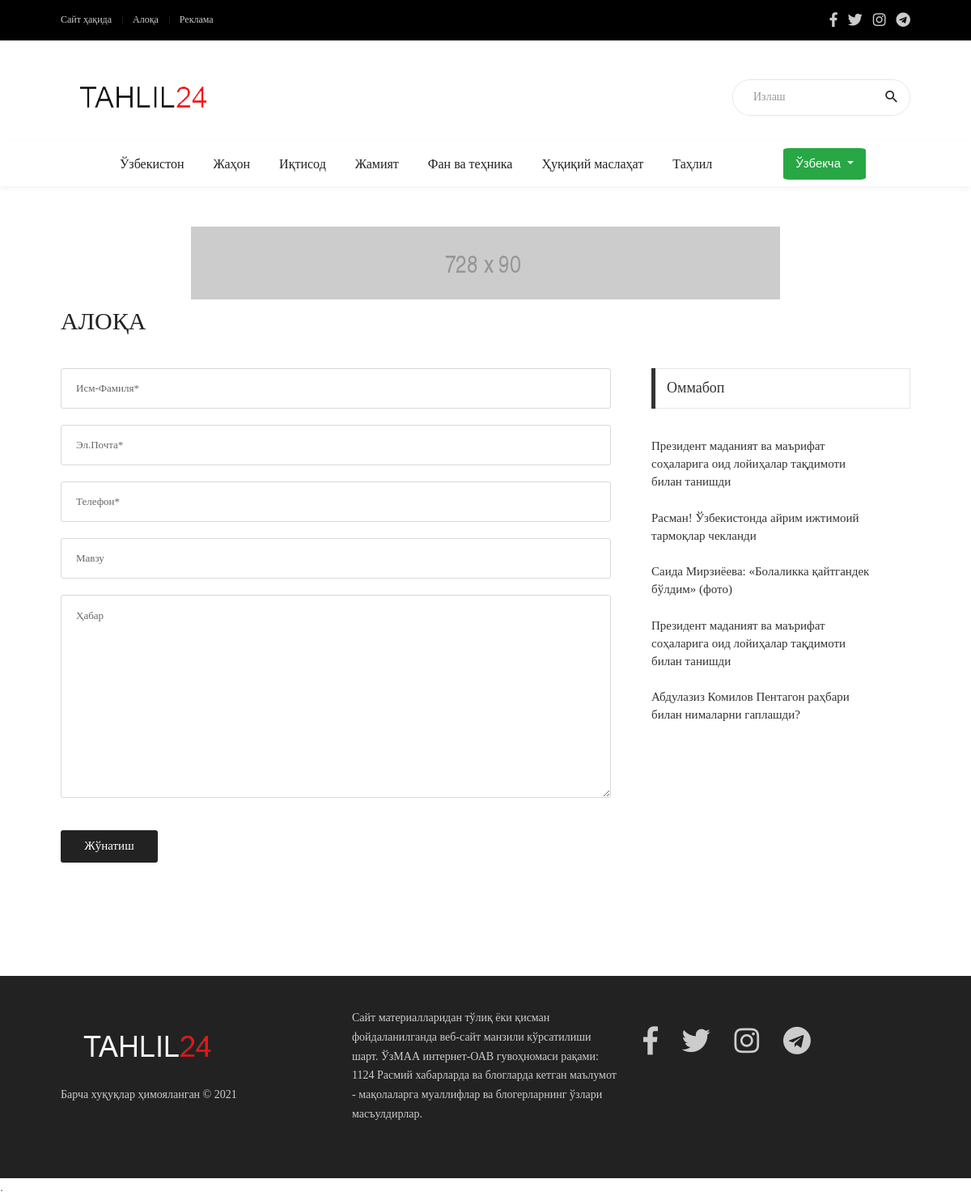
The app's page /contact/, older data.
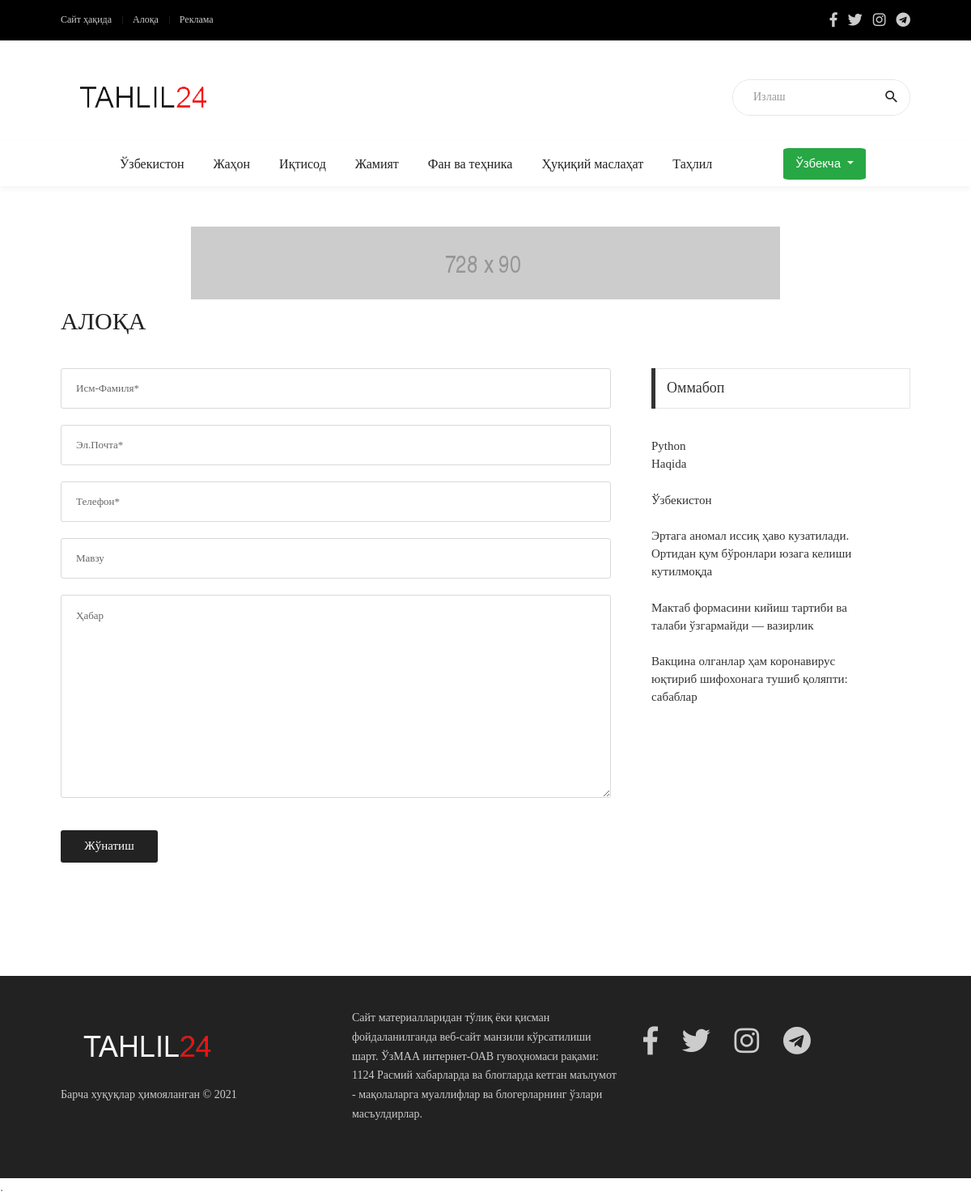
The same page, newer data.
### post/models.py (models this page shows, shortened)
class Posts(models.Model):
    user = models.ForeignKey(User,verbose_name='Muallif', on_delete=models.CASCADE)
    category = models.ForeignKey(Category,verbose_name='Xabar turi',
                                 on_delete=models.CASCADE)
    title = models.CharField(verbose_name='Xabar nomi',
                             max_length=255)
    image = models.ImageField(verbose_name='Asosiy rasim')
    content_mini = models.CharField(verbose_name='Xabardan kichik parcha', max_length=350)
    content = RichTextUploadingField(verbose_name='Xabar')
    views_post = models.ManyToManyField(IpModel, related_name='post_view', blank=True)
    add_time = models.DateField(verbose_name='Add post',
                                    auto_now_add=True)
    time_post = models.TimeField(auto_now_add=True)
    tags_new = TaggableManager()
    post_type = models.CharField(verbose_name="Post Turi", choices=POST_CHOICES, max_length=10 ,default='Default', null=True, blank=True)
    class Meta:
        verbose_name = 'Post'
        verbose_name_plural='Posts'
        ordering = ['-title']

### contac_us/views.py (the view)
# urls.py: path('', views.index, name='contact'),
def index(request):
    model = Posts
    actual_post = Posts.objects.all().order_by('-views_post')[0:5]
    form = ContactForm()
    if request.method =="POST":
        form = ContactForm(request.POST)
        if form.is_valid():
            form.save()
            form  = ContactForm()
            messages.success(request, "Контакт Юборилди биз билан бўлганингиз учун ташаккур")
    context = {'form':form,
               'actual':actual_post,}
    return render(request, 'contact.html', context)

### contac_us/forms.py
class ContactForm(ModelForm):
    class Meta:
        model = ConatacUS
        fields = '__all__'

### frontend/templates/contact.html (shortened to what this page needs)
{% extends 'base.html' %}
{% load static  widget_tweaks%}
{% block content %}
	<div class="container p-t-4 p-b-40">
		<h2 class="f1-l-1 cl2">
			АЛОҚА
		</h2>
	</div>
	<section class="bg0 p-b-60">
		<div class="container">
			<div class="row justify-content-center">
				<div class="col-md-7 col-lg-8 p-b-80">
					<div class="p-r-10 p-r-0-sr991">
						<form action="" method="post">
							{{ form.full_name|add_class:"bo-1-rad-3 bocl13 size-a-19 f1-s-13 cl5 plh6 p-rl-18 m-b-20"|attr:"type:text"|attr:"name:email"|attr:"placeholder:Исм-Фамиля*"}}
							{{ form.e_pochta|add_class:"bo-1-rad-3 bocl13 size-a-19 f1-s-13 cl5 plh6 p-rl-18 m-b-20"|attr:"type:text"|attr:"name:email"|attr:"placeholder:Эл.Почта*"}}
							{{ form.phone|add_class:"bo-1-rad-3 bocl13 size-a-19 f1-s-13 cl5 plh6 p-rl-18 m-b-20"|attr:"type:tel"|attr:"name:phone"|attr:"placeholder:Телефон*"}}
							{{ form.subject|add_class:"bo-1-rad-3 bocl13 size-a-19 f1-s-13 cl5 plh6 p-rl-18 m-b-20"|attr:"type:text"|attr:"name:subject"|attr:"placeholder:Мавзу"}}
							{{ form.message|add_class:"bo-1-rad-3 bocl13 size-a-15 f1-s-13 cl5 plh6 p-rl-18 p-tb-14 m-b-20"|attr:"name:msg"|attr:"placeholder:Ҳабар"}}
							<button class="size-a-20 bg2 borad-3 f1-s-12 cl0 hov-btn1 trans-03 p-rl-15 m-t-20" type="submit">
								Жўнатиш
							</button>
						</form>
					</div>
				</div>
				<div class="col-md-5 col-lg-4 p-b-80">
					<div class="p-l-10 p-rl-0-sr991">
						<div class="p-b-30">
							<div class="how2 how2-cl4 flex-s-c">
								<h3 class="f1-m-2 cl3 tab01-title">
									Оммабоп
								</h3>
							</div>
							<ul class="p-t-35">
								{% if actual %}
								{% for post in actual %}
								<li class="flex-wr-sb-s p-b-22">
									<form action="{% url  'blog_detail' post.id %}" method="get" >
											<button type="submit" class="size-w-3 f1-s-7 cl3 hov-cl10 trans-03" style="text-align:left;">
													{{ post.title|safe }}
											</button>
									</form>
								</li>
									{% endfor %}
								{% endif %}
							</ul>
						</div>
					</div>
				</div>
			</div>
		</div>
	</section>
{% endblock content %}

Row changes from the older to the newer data that the page shows:
removed Posts: title "Расман! Ўзбекистонда айрим ижтимоий тармоқлар чекланди"
no longer on one of the page's lists (row edited): Posts: title "Президент маданият ва маърифат соҳаларига оид лойиҳалар тақдимоти билан танишди"
removed Posts: title "Cаида Мирзиёева: «Болаликка қайтгандек бўлдим» (фото)"
now on this page (row edited): Posts: title "Python Haqida"
changed Posts: title "Президент маданият ва маърифат соҳаларига оид лойиҳалар тақдимоти билан танишди" → "Ўзбекистон"
changed Posts: title "Абдулазиз Комилов Пентагон раҳбари билан нималарни гаплашди?" → "Эртага аномал иссиқ ҳаво кузатилади. Ортидан қум бўронлари юзага келиши кутилмоқда"
now on this page (row edited): Posts: title "Мактаб формасини кийиш тартиби ва талаби ўзгармайди — вазирлик"
now on this page (row edited): Posts: title "Вакцина олганлар ҳам коронавирус юқтириб шифохонага тушиб қоляпти: сабаблар"
